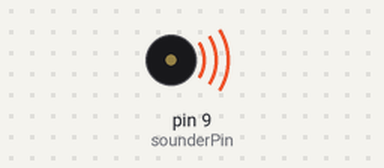
This sketch was run on a simulated Arduino Uno, built with avr-gcc and run on an emulated ATmega328P. On the bench: buzzer (waves = sounding).

Above: at 0.5 s.
Timing chart, 0 to 4.6 s (numbered marks = the images above):
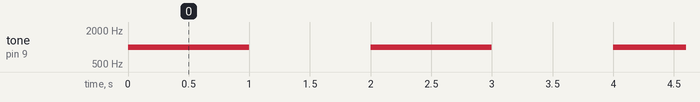

The sketch:

new_idea.ino
```cpp
const int sounderPin = 9;

void setup() {
  pinMode(sounderPin, OUTPUT);
}

void loop() {
  tone(sounderPin, 1000); //  1000 Гц
  delay(1000); // триває 1 секунд

  noTone(sounderPin); // Зупиняємо звук
  delay(1000); // не грає 1 секунд
}
```

Measured:
- by itself, tone on pin 9 (sounderPin): alternates 1000 Hz for 1.0 s and silent for 1.0 s
